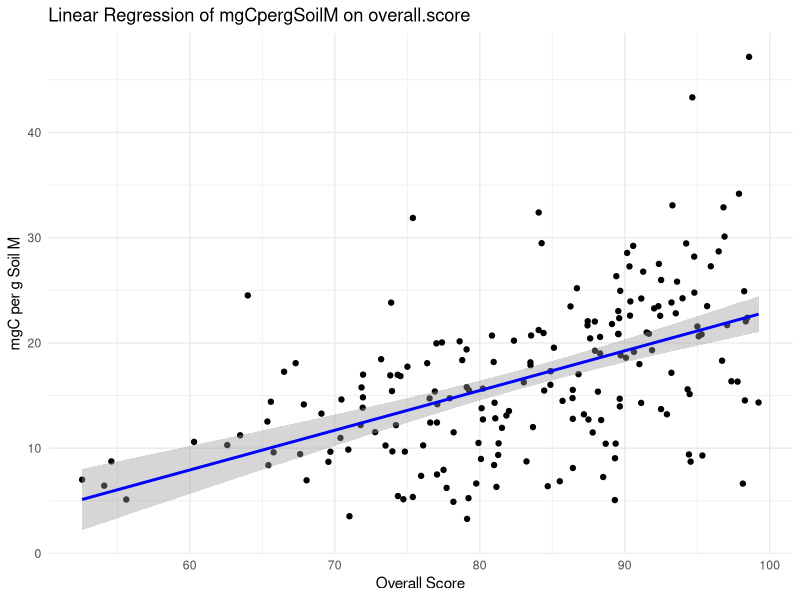
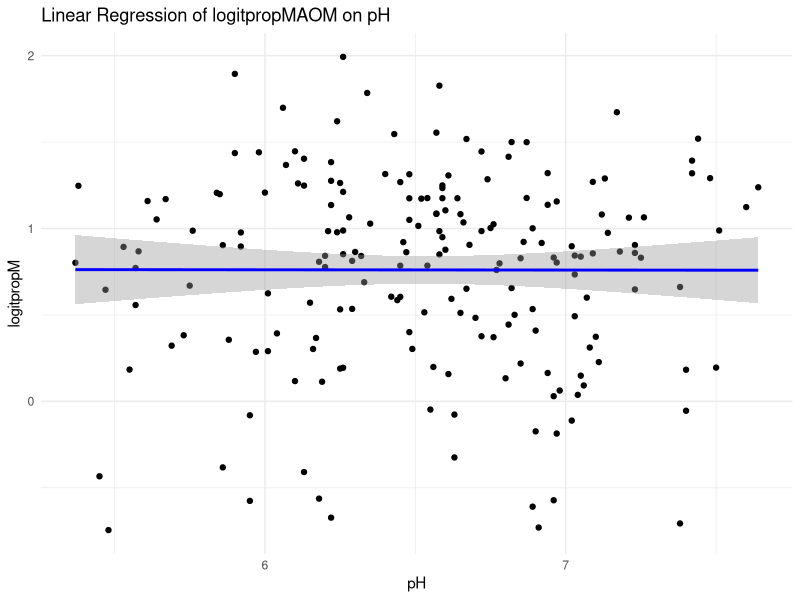
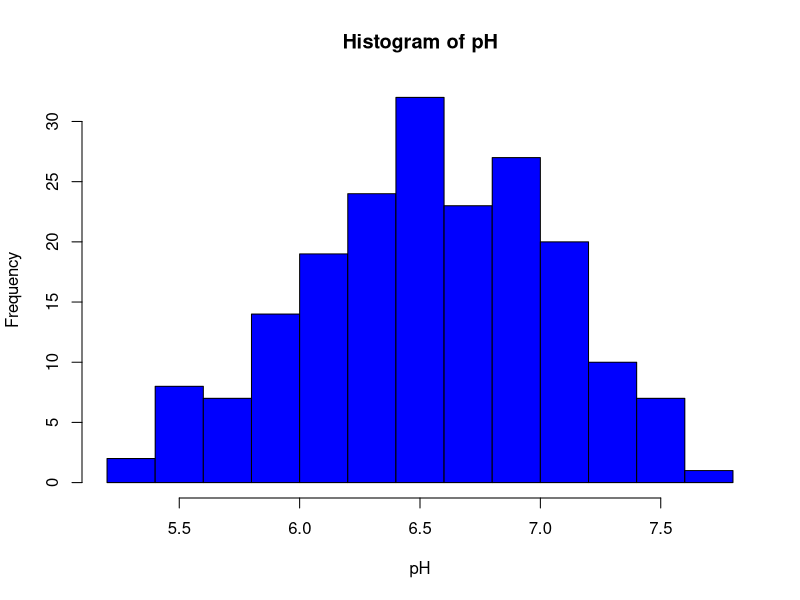
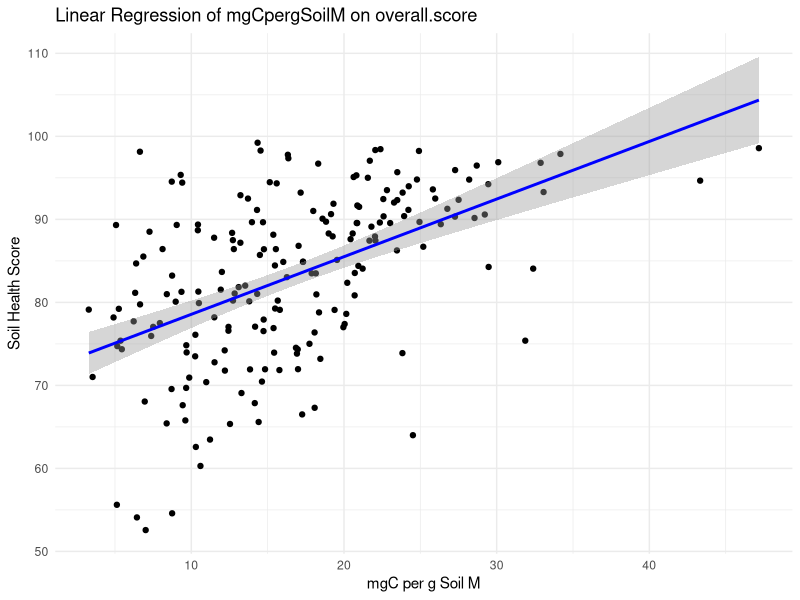
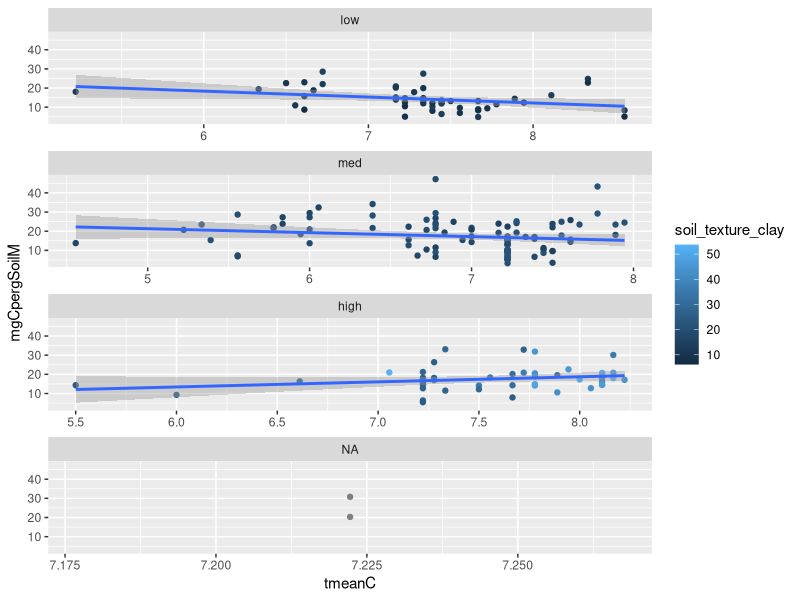
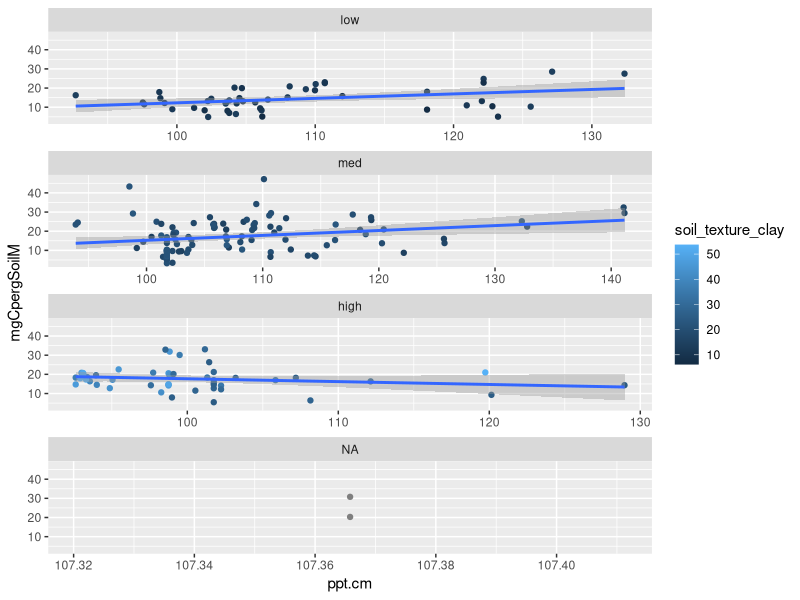
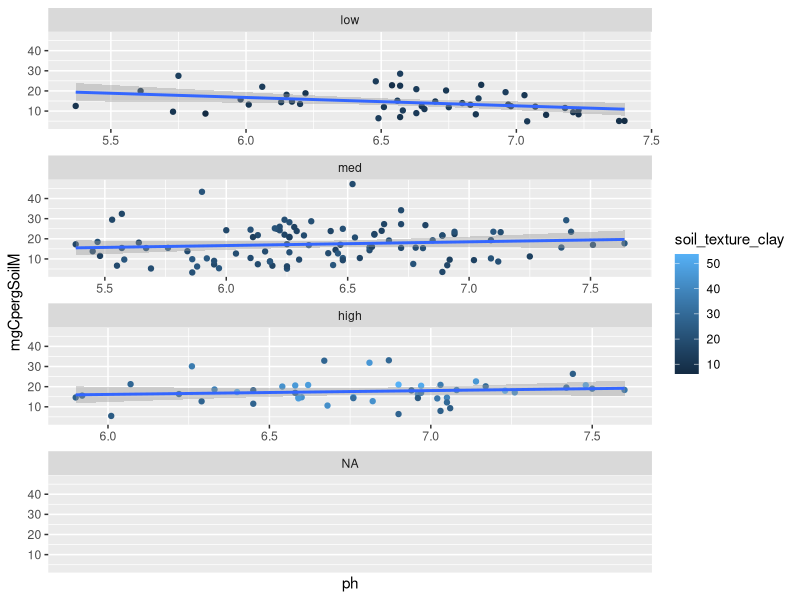
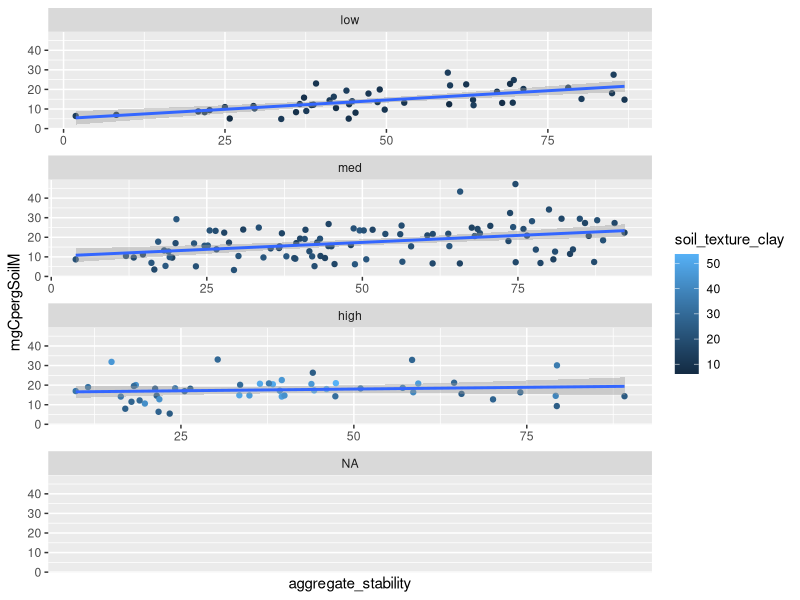

These figures' R source, in order: (Note: this script raises an error after producing the figures.)
#Analyzing data and Buildin models for response variable MgMAOM

#setwd("/Users/f003833/Documents/GitHub/FracFarmVT") #caitlin
setwd("C:/Users/F004SPC/Documents/GitHub/FracFarmVT") #erin

#load your libraries
library(tidyverse)
library(ggplot2)
library(dplyr)
library(corrplot)
library(nlme)
library(ggeffects)
library(emmeans)
library(ggpubr)

##call in the analytical data
data <- read.csv("data.csv")
view(data)
summary(data$ph)

#soil health regression

# Perform linear regression
regression_model <- lm(mgCpergSoilM ~ overall.score, data = data)

# Summarize the regression model
summary(regression_model)

# Create a plot with the regression line
ggplot(data, aes(x = overall.score, y = mgCpergSoilM)) +
  geom_point() +
  geom_smooth(method = "lm", col = "blue") +
  labs(title = "Linear Regression of mgCpergSoilM on overall.score",
       x = "Overall Score",
       y = "mgC per g Soil M") +
  theme_minimal()



#pH regression

# Perform linear regression
regression_model6 <- lm(logitpropM ~ ph, data = data)

# Summarize the regression model
summary(regression_model6)

# Create a plot with the regression line
ggplot(data, aes(x = ph, y = logitpropM)) +
  geom_point() +
  geom_smooth(method = "lm", col = "blue") +
  labs(title = "Linear Regression of logitpropMAOM on pH",
       x = "pH",
       y = "logitpropM") +
  theme_minimal()


# Basic histogram
hist(data$ph, main="Histogram of pH", xlab="pH", ylab="Frequency", col="blue", border="black")



# Load the dplyr package
library(dplyr)

# Filter for pasture and count organic matter additions
result <- data %>%
  filter(Type.x == "Corn") %>%
  count(Organic.matter.additions)

# View the result
print(result)



# Perform linear regression try it the other way, to see!
regression_model <- lm(overall.score ~ mgCpergSoilM, data = data)

# Summarize the regression model
summary(regression_model)

# Create a plot with the regression line
ggplot(data, aes(x = mgCpergSoilM, y = overall.score)) +
  geom_point() +
  geom_smooth(method = "lm", col = "blue") +
  labs(title = "Linear Regression of mgCpergSoilM on overall.score",
       x = "mgC per g Soil M",
       y = "Soil Health Score") +
  theme_minimal()







#First, graphically explore relationships 
#to look for interactions between independent variables that research shows could have interactions

summary(data$soil_texture_clay)
data <- data %>% 
  mutate(claycategory=cut(soil_texture_clay, breaks=c(-Inf, 14, 24, Inf), labels=c("low","med", "high")))
ggplot(data=data, aes(x=tmeanC, y=mgCpergSoilM, col=soil_texture_clay))+ 
  geom_point()+
  geom_smooth(method=lm)+
  facet_wrap(~ claycategory, ncol=1, scales="free_x")

data <- data %>% 
  mutate(claycategory=cut(soil_texture_clay, breaks=c(-Inf, 14, 24, Inf), labels=c("low","med", "high")))
ggplot(data=data, aes(x=ppt.cm, y=mgCpergSoilM, col=soil_texture_clay))+ 
  geom_point()+
  geom_smooth(method=lm)+
  facet_wrap(~ claycategory, ncol=1, scales="free_x")

data <- data %>% 
  mutate(claycategory=cut(soil_texture_clay, breaks=c(-Inf, 14, 24, Inf), labels=c("low","med", "high")))
ggplot(data=data, aes(x=ph, y=mgCpergSoilM, col=soil_texture_clay))+ 
  geom_point()+
  geom_smooth(method=lm)+
  facet_wrap(~ claycategory, ncol=1, scales="free_x")

data <- data %>% 
  mutate(claycategory=cut(soil_texture_clay, breaks=c(-Inf, 14, 24, Inf), labels=c("low","med", "high")))
ggplot(data=data, aes(x=aggregate_stability, y=mgCpergSoilM, col=soil_texture_clay))+ 
  geom_point()+
  geom_smooth(method=lm)+
  facet_wrap(~ claycategory, ncol=1, scales="free_x")

data <- data %>% 
  mutate(claycategory=cut(soil_texture_clay, breaks=c(-Inf, 14, 24, Inf), labels=c("low","med", "high")))
ggplot(data=data, aes(x=active_carbon, y=mgCpergSoilM, col=soil_texture_clay))+ 
  geom_point()+
  geom_smooth(method=lm)+
  facet_wrap(~ claycategory, ncol=1, scales="free_x")

#more interactions with ph
summary(data$ph)

data <- data %>% 
  mutate(phcategory=cut(ph, breaks=c(-Inf,6,7, Inf), labels=c("low","med","high")))
ggplot(data=data, aes(x=tmeanC, y=mgCpergSoilM, col=ph))+ 
  geom_point()+
  geom_smooth(method=lm)+
  facet_wrap(~ phcategory, ncol=1, scales="free_x")

data <- data %>% 
  mutate(phcategory=cut(ph, breaks=c(-Inf,6,7, Inf), labels=c("low","med","high")))
ggplot(data=data, aes(x=ppt.cm, y=mgCpergSoilM, col=ph))+ 
  geom_point()+
  geom_smooth(method=lm)+
  facet_wrap(~ phcategory, ncol=1, scales="free_x")

data <- data %>% 
  mutate(phcategory=cut(ph, breaks=c(-Inf,6,7, Inf), labels=c("low","med","high")))
ggplot(data=data, aes(x=aggregate_stability, y=mgCpergSoilM, col=ph))+ 
  geom_point()+
  geom_smooth(method=lm)+
  facet_wrap(~ phcategory, ncol=1, scales="free_x")

data <- data %>% 
  mutate(phcategory=cut(ph, breaks=c(-Inf,6,7, Inf), labels=c("low","med","high")))
ggplot(data=data, aes(x=soil_texture_clay, y=mgCpergSoilM, col=ph))+ 
  geom_point()+
  geom_smooth(method=lm)+
  facet_wrap(~ phcategory, ncol=1, scales="free_x")

data <- data %>% 
  mutate(phcategory=cut(ph, breaks=c(-Inf,6,7, Inf), labels=c("low","med","high")))
ggplot(data=data, aes(x=active_carbon, y=mgCpergSoilM, col=ph))+ 
  geom_point()+
  geom_smooth(method=lm)+
  facet_wrap(~ phcategory, ncol=1, scales="free_x")

#interactions with ppt
summary(data$ppt.cm)
data <- data %>% 
  mutate(pptcategory=cut(ppt.cm, breaks=c(-Inf,101.4, 110.0, Inf), labels=c("low","med","high")))
ggplot(data=data, aes(x=tmeanC, y=mgCpergSoilM, col=ppt.cm))+ 
  geom_point()+
  geom_smooth(method=lm)+
  facet_wrap(~ pptcategory, ncol=1, scales="free_x")


data <- data %>% 
  mutate(pptcategory=cut(ppt.cm, breaks=c(-Inf,101.4, 110.0, Inf), labels=c("low","med","high")))
ggplot(data=data, aes(x=aggregate_stability, y=mgCpergSoilM, col=ppt.cm))+ 
  geom_point()+
  geom_smooth(method=lm)+
  facet_wrap(~ pptcategory, ncol=1, scales="free_x")

summary(data$ppt.cm)
data <- data %>% 
  mutate(pptcategory=cut(ppt.cm, breaks=c(-Inf,101.4, 110.0, Inf), labels=c("low","med","high")))
ggplot(data=data, aes(x=tmeanC, y=mgCpergSoilM, col=ppt.cm))+ 
  geom_point()+
  geom_smooth(method=lm)+
  facet_wrap(~ pptcategory, ncol=1, scales="free_x")


data <- data %>% 
  mutate(pptcategory=cut(ppt.cm, breaks=c(-Inf,101.4, 110.0, Inf), labels=c("low","med","high")))
ggplot(data=data, aes(x=active_carbon, y=mgCpergSoilM, col=ppt.cm))+ 
  geom_point()+
  geom_smooth(method=lm)+
  facet_wrap(~ pptcategory, ncol=1, scales="free_x")

#interactions with aggregate stability
summary(data$aggregate_stability)
data <- data %>% 
  mutate(agStcategory=cut(aggregate_stability, breaks=c(-Inf,29.3, 65.6, Inf), labels=c("low","med","high")))
ggplot(data=data, aes(x=ph, y=mgCpergSoilM, col=aggregate_stability))+ 
  geom_point()+
  geom_smooth(method=lm)+
  facet_wrap(~ agStcategory, ncol=1, scales="free_x")

data <- data %>% 
  mutate(agStcategory=cut(aggregate_stability, breaks=c(-Inf,29.3, 65.6, Inf), labels=c("low","med","high")))
ggplot(data=data, aes(x=ppt.cm, y=mgCpergSoilM, col=aggregate_stability))+ 
  geom_point()+
  geom_smooth(method=lm)+
  facet_wrap(~ agStcategory, ncol=1, scales="free_x")

data <- data %>% 
  mutate(agStcategory=cut(aggregate_stability, breaks=c(-Inf,29.3, 65.6, Inf), labels=c("low","med","high")))
ggplot(data=data, aes(x=tmeanC, y=mgCpergSoilM, col=aggregate_stability))+ 
  geom_point()+
  geom_smooth(method=lm)+
  facet_wrap(~ agStcategory, ncol=1, scales="free_x")

data <- data %>% 
  mutate(agStcategory=cut(aggregate_stability, breaks=c(-Inf,29.3, 65.6, Inf), labels=c("low","med","high")))
ggplot(data=data, aes(x=soil_texture_clay, y=mgCpergSoilM, col=aggregate_stability))+ 
  geom_point()+
  geom_smooth(method=lm)+
  facet_wrap(~ agStcategory, ncol=1, scales="free_x")

data <- data %>% 
  mutate(agStcategory=cut(aggregate_stability, breaks=c(-Inf,29.3, 65.6, Inf), labels=c("low","med","high")))
ggplot(data=data, aes(x=active_carbon, y=mgCpergSoilM, col=aggregate_stability))+ 
  geom_point()+
  geom_smooth(method=lm)+
  facet_wrap(~ agStcategory, ncol=1, scales="free_x")

#tmeanC and active carbon
summary(data$tmeanC)

data <- data %>% 
  mutate(tmeanCcategory=cut(tmeanC, breaks=c(-Inf,6.8, 7.6, Inf), labels=c("low","med","high")))
ggplot(data=data, aes(x=active_carbon, y=mgCpergSoilM, col=tmeanC))+ 
  geom_point()+
  geom_smooth(method=lm)+
  facet_wrap(~ tmeanCcategory, ncol=1, scales="free_x")

#Models
#Correlation plot
library(corrplot)
cordata <- cor(data[,c("mgCpergSoilM","ph","ppt.cm","tmeanC","aggregate_stability","soil_texture_clay","active_carbon")], use="pairwise.complete.obs", method="pearson")
corrplot(cordata)
view(cordata)

##Linear Mixed Model for dependent variable (mgCpergSoilM)
#test without random effect, because only one value per field

m1 = gls(mgCpergSoilM ~ ppt.cm * soil_texture_clay * tmeanC + ppt.cm * tmeanC + 
           aggregate_stability * soil_texture_clay + 
           active_carbon + ph * soil_texture_clay, 
         data = data, 
         na.action = na.exclude, 
         method = "ML")
summary(m1)
anova(m1)

#check if variance structure improves the model (to test, both methods were set to REML)

m2 = gls(mgCpergSoilM ~ ppt.cm * soil_texture_clay * tmeanC + ppt.cm * tmeanC + 
           active_carbon + ph * soil_texture_clay + aggregate_stability, 
         data = data, 
         na.action = na.exclude, 
         method = "ML")
summary(m2)
anova(m2)


anova (m1,m2)

m3 = gls(mgCpergSoilM ~ ppt.cm * soil_texture_clay * tmeanC + ppt.cm * tmeanC + 
           active_carbon + aggregate_stability,
         data = data, 
         na.action = na.exclude, 
         method = "ML")
summary(m3)
anova (m2,m3)
anova(m3)

n <- nobs(m3)
print(n)

#pseudo R squared calculation (fit between model predicted data and actual data)
data$mgCpergSoilM.pred=as.vector(fitted(m3))
R2=lm(mgCpergSoilM~mgCpergSoilM.pred, data=data, na.action=na.omit)
summary(R2) #r2=0.36

#check assumptions, distribution of residuals

F_Final <- fitted(m3)
R_Final <- residuals(m3, type = "pearson", scaled = TRUE)
N = !is.na(data$mgCpergSoilM)
Rfull <- NA
Rfull[N] <- R_Final
op <- par(mfrow = c(2,2), mar = c(5,4,1,1))  
plot(F_Final, R_Final)
hist(Rfull)
plot(Rfull ~ data$aggregate_stability)
plot(Rfull ~ data$soil_texture_clay)
plot(Rfull ~ data$active_carbon)
plot(Rfull ~ data$tmeanC)
plot(Rfull ~ data$ppt.cm)
plot(Rfull ~ data$ph)
par(op)

#partial residuals to test that the relationship is linear
#do these for each of the significant predictors (do green and red lines match?)

op <- par(mfrow = c(2,2), mar = c(5,4,1,1)) #this makes it so all the graphs are plotted in the same window (a 2 x 2 grid)

ppt.cm.c <- summary(m3)$coefficients[2] #predictor coefficient
ppt.cm.pr <- Rfull + ppt.cm.c*data$ppt.cm  #Residuals + pred coef * predictor value
{scatter.smooth(data$ppt.cm, ppt.cm.pr, 
                lpars = list(col = "green", lwd = 3, lty = 3)) #residual loess
  abline(lm(ppt.cm.c*data$ppt.cm ~ data$ppt.cm), col = "red")} 

soil_texture_clay.c <- summary(m3)$coefficients[3] #predictor coefficient
soil_texture_clay.pr <- Rfull + soil_texture_clay.c*data$soil_texture_clay  #Residuals + pred coef * predictor value
{scatter.smooth(data$soil_texture_clay, soil_texture_clay.pr, 
                lpars = list(col = "green", lwd = 3, lty = 3)) #residual loess
  abline(lm(soil_texture_clay.c*data$soil_texture_clay ~ data$soil_texture_clay), col = "red")} 

aggregate_stability.c <- summary(m3)$coefficients[5] #predictor coefficient
aggregate_stability.pr <- Rfull + aggregate_stability.c*data$aggregate_stability  #Residuals + pred coef * predictor value
{scatter.smooth(data$aggregate_stability, aggregate_stability.pr, 
                lpars = list(col = "green", lwd = 3, lty = 3)) #residual loess
  abline(lm(aggregate_stability.c*data$aggregate_stability ~ data$aggregate_stability), col = "red")} 

active_carbon.c <- summary(m3)$coefficients[6] #predictor coefficient
active_carbon.pr <- Rfull + active_carbon.c*data$active_carbon  #Residuals + pred coef * predictor value
{scatter.smooth(data$active_carbon, active_carbon.pr, 
                lpars = list(col = "green", lwd = 3, lty = 3)) #residual loess
  abline(lm(active_carbon.c*data$active_carbon ~ data$active_carbon), col = "red")} 

tmeanC.c <- summary(m3)$coefficients[6] #predictor coefficient
tmeanC.pr <- Rfull + tmeanC.c*data$tmeanC  #Residuals + pred coef * predictor value
{scatter.smooth(data$tmeanC, tmeanC.pr, 
                lpars = list(col = "green", lwd = 3, lty = 3)) #residual loess
  abline(lm(tmeanC.c*data$tmeanC ~ data$tmeanC), col = "red")} 

par(op)

#Visualize significant relationships

#own_theme below sets ggplot parameters for how plots should look. 
own_theme <- theme_bw(base_size = 11) +
  theme(rect = element_blank(),
        axis.ticks = element_line(color = "black"),
        axis.text = element_text(color = "black"),
        axis.line = element_line(color = "black"),
        panel.grid.minor = element_blank())

#for aggregate stability
pred_aggregate_stability <- ggpredict(m3, terms = c("aggregate_stability"))

mgMAOM_aggregate_stability <-data %>% 
  ggplot() +
  geom_point(aes(x = aggregate_stability, y = mgCpergSoilM), #plot your data
             size = 1.5, alpha = 0.5) +
  geom_line(pred_aggregate_stability, mapping = aes(x=x, y=predicted), #plot the model's prediction (based on linear )
            lwd = 1) +
  own_theme+
  theme(legend.position = "none") +
  scale_y_continuous(expression("mg MAOC g"^-1*"soil"))+
  scale_x_continuous(expression("Aggregate Stability (%)"),
              label = scales::comma) 
mgMAOM_aggregate_stability
ggsave("mgMAOM_aggregate_stability.jpeg", width = 15, height = 8, units="cm")
  
# Define the coefficient for aggregate stability
coef_aggregate_stability <-  0.10780  # in mg find in model summary
# Define the mean value of MAOC 
# Print the mean MAOC value
mean_maoc <- mean(data$mgCpergSoilM, na.rm = TRUE)
print(paste("The mean MAOC is", round(mean_maoc, 2), "mg"))

mean_MAOC <- 16.77  # Replace with the actual mean value from data
percentage_increase <- 10  #set a percentage increase of agg stability based on data

# Calculate the absolute increase in MAOC for the given percentage increase in aggregate stability
absolute_increase_maoc <- coef_aggregate_stability * percentage_increase
# Calculate the percent increase in POC for a 1% increase in aggregate stability
Onepercent_increase_maoc <- (coef_aggregate_stability / mean_MAOC) * 100
# Calculate the percent increase in POC based on the mean value
percent_increase_maoc <- (absolute_increase_maoc / mean_MAOC) * 100

# Print the result
print(paste("Absolute increase in MAOC for a 10% increase in aggregate stability is", round(absolute_increase_maoc, 2), "mg"))
# Print the result
print(paste("Percent increase in MAOC for a 1% increase in aggregate stability is", round(Onepercent_increase_maoc, 2), "%"))
# Print the result
print(paste("Percent increase in MAOC for a", percentage_increase, "% increase in aggregate stability is", round(percent_increase_maoc, 2), "%"))


#for active_carbon
pred_active_carbon <- ggpredict(m3, terms = c("active_carbon"))

mgMAOM_active_carbon <-data %>% 
          ggplot() +
          geom_point(aes(x = active_carbon, y = mgCpergSoilM), #plot your data
                                size = 1.5, alpha = 0.5) +
          geom_line(pred_active_carbon, mapping = aes(x=x, y=predicted), #plot the model's prediction (based on linear )
                               lwd = 1) +
          own_theme+
        theme(legend.position = "none") +
                     scale_y_continuous(expression("mg MAOC g"^-1*"soil"))+
                     scale_x_continuous(expression("Active Carbon (ppm)"),
                                        label = scales::comma) 
                   mgMAOM_active_carbon
ggsave("mgMAOM_active_carbon.jpeg", width = 15, height = 8, units="cm")
 
#get them side by side for presentation
#Figure5
ggarrange(mgMAOM_aggregate_stability,mgMAOM_active_carbon,nrow=1, common.legend=T, legend="left", labels=c("a","b"))
ggsave("Figure5.jpeg", width = 15, height = 8, units="cm")

# Assuming 'data' is your data frame and 'mgCpergSoilM' is the column name for POC
mean_maoc <- mean(data$mgCpergSoilM, na.rm = TRUE)

print(paste("The mean POC is", round(mean_maoc, 2), "mg"))

# Define the coefficient for active carbon
coef_activecarbon <-   0.01955  # in ppm
# Define the mean value of MAOC 
mean_MAOC <- 16.77  # Replace with the actual mean value from your data
# Define the ppm increase in active carbon
ppm_increase <- 100  # For a 100 ppm increase in active carbon
# Calculate the absolute increase in MAOC for the given ppm increase in active carbon
absolute_increase_maoc <- coef_activecarbon * ppm_increase
# Calculate the percent increase in MAOC based on the mean value
percent_increase_maoc <- (absolute_increase_maoc / mean_MAOC) * 100

# Print the result
print(paste("Percent increase in MAOC for a", ppm_increase, "ppm in active carbon is", round(percent_increase_maoc, 2), "%"))
# Print the result
print(paste("Absolute increase in MAOC for a 100ppm increase in active carbon is", round(absolute_increase_maoc, 2), "mg"))
# Print the result
print(paste("Percent increase in MAOC for a 1% increase in actice carbon is", round(Onepercent_increase_maoc, 2), "%"))



                  
#for 3 way interaction of tmean, ppt, and texture Figure 6 Final

summary(data$soil_texture_clay)
summary(data$ppt.cm)
pred_3way <- ggpredict(m3, terms = c("tmeanC","ppt.cm[101,110]", 
  "soil_texture_clay[10, 32]"))

pred_3way$ppt_group <- pred_3way$group
levels(pred_3way$ppt_group) <- c("low (92-104)",  
                                   "high (104-142)")
pred_3way$clay_facet <- pred_3way$facet
levels(pred_3way$clay_facet) <- c("low clay (6-19%)",  
                                   "high clay (19-54%)")

data <- data %>%
  drop_na(ppt.cm) %>% 
  drop_na(soil_texture_clay) %>% 
  dplyr::mutate(ppt_group = cut(ppt.cm, breaks = c(92,104,142)),
                clay_facet = cut(soil_texture_clay, breaks = c(6,19,54)))

levels(data$ppt_group) <- c("low (92-104)",  
                            "high (104-142)")
 
levels(data$clay_facet) <- c("low clay (6-19%)",  
                                   "high clay (19-54%)")
mgMAOM_3way <-data %>% 
   ggplot() +
   geom_point(aes(x = tmeanC, y = mgCpergSoilM, col = ppt_group), #plot your data
              size = 1.5, alpha = 0.5) +
   geom_line(pred_3way, mapping = aes(x=x, y=predicted, col = ppt_group), #plot the model's prediction (based on linear )
             lwd = 1) +
   facet_wrap(~clay_facet) +
   own_theme+
   #theme(legend.position = "none") +
   scale_y_continuous(expression(paste("mg MAOC g"^-1,"soil"))) +
   scale_x_continuous(expression("Mean Annual Temperature (°C)"),
                      label = scales::comma) +
   guides(col=guide_legend(title="Mean Annual Precipitation (cm)")) +
   scale_color_manual(values = c("red", "blue")) 
 
mgMAOM_3way
ggsave("mgMAOM_3way.jpeg", width = 8, height = 4)
 #share legend and a, b, ggarrange
#get slope for the lines in the 3 way 
mylist<- list(ppt.cm=c(101,110),soil_texture_clay=c(10,32))
  
emtrends(m3,pairwise~ppt.cm*soil_texture_clay,var="tmeanC", at=mylist)                
                   
   #analyze data by field type. group by and color by field type this code is in progress
    #exploration
                   mgMAOM_active_carbonbyField <-data
                     ggplot() +
                     geom_point(aes(x = active_carbon, y = mgCpergSoilM, color=Type.x), 
                                size = 1.5, alpha = 0.5) +
                     #geom_smooth() +
                     own_theme+
                     #theme(legend.position = "none") +
                     scale_y_continuous(expression("mg C in MAOM per g soil"))+
                     scale_x_continuous(expression("active_carbon"),
                                        label = scales::comma) 
                   mgMAOM_active_carbonbyField
                   ggsave("mgMAOM_active_carbonbyField.jpeg", width = 4, height = 3)
                   
                   mgMAOM_agg_stability_byField <-data %>% 
                     ggplot() +
                     geom_point(aes(x = aggregate_stability, y = mgCpergSoilM, color=Type.x), 
                                size = 1.5, alpha = 0.5) +
                     #geom_smooth() +
                     own_theme+
                     #theme(legend.position = "none") +
                     scale_y_continuous(expression("mg C in MAOM per g soil"))+
                     scale_x_continuous(expression("aggregrate stability"),
                                        label = scales::comma) 
                   mgMAOM_agg_stability_byField
                   ggsave("mgMAOM_aggregrate_stability_byField.jpeg", width = 4, height = 3)
                   
                   
                   
#anova by field type to see differences 
      field_anova<- aov(mgCpergSoilM~Type.x, data=data)
       summary(field_anova)  
       
  TukeyHSD(field_anova)
            
# Create a violin plot with individual data points
       ggplot(data, aes(x = Type.x, y = mgCpergSoilM)) +
       geom_violin(trim = FALSE, fill = "lightblue") +  # Create the violin plot
       geom_jitter(width = 0.2, size = 1, color = "darkblue") +  # Add jittered points
       labs(title = "Distribution of mgCpergSoilM by Field Type",
                          x = "Field Type",
                          y = "mgC per g Soil M") +
       theme_minimal()  # Apply a minimal theme for a clean look              
      
       
       # Create a violin plot with individual data points and mean line
       ggplot(data, aes(x = Type.x, y = mgCpergSoilM, color = Type.x, fill = Type.x)) +
         geom_violin(trim = FALSE, alpha = 0.5) +  # Create the violin plot with semi-transparent fill
         geom_jitter(width = 0.2, size = 1) +  # Add jittered points
         stat_summary(fun = mean, geom = "point", shape = 23, size = 2, color = "black", fill = "yellow") +  # Add mean points
         labs(title = "Distribution of mgCpergSoilM by Field Type",
              x = "Field Type",
              y = "mgC per g Soil M") +
         theme_minimal()  # Apply a minimal theme for a clean look
       
       
       # Create a violin plot with individual data points and mean line for soil texture class
       ggplot(data, aes(x = soil_texture_class, y = mgCpergSoilM, color = soil_texture_class, fill = soil_texture_class)) +
         geom_violin(trim = FALSE, alpha = 0.5) +  # Create the violin plot with semi-transparent fill
         geom_jitter(width = 0.2, size = 1) +  # Add jittered points
         stat_summary(fun = mean, geom = "point", shape = 23, size = 2, color = "black", fill = "yellow") +  # Add mean points
         labs(title = "Distribution of mgCpergSoilM by Soil Texture Class",
              x = "Soil Texture Class",
              y = "mgC per g Soil MAOM") +
         theme_minimal() +  # Apply a minimal theme for a clean look
         theme(axis.text.x = element_text(angle = 45, hjust = 1, size = 10),  # Adjust text angle, justification, and size
               plot.margin = margin(5, 5, 10, 5))  # Increase the bottom margin to give more space to labels
       
       
       # Load the necessary library
       library(dplyr)
       
       # Assuming 'data' is a data frame already loaded into your environment
       # Replace this with your actual data loading method, e.g., read.csv or read_excel
       # data <- read.csv("your_data_file.csv")
       
       # Grouping the data by 'Type.x' and calculating the required statistics
       summary <- data %>%
         group_by(Type.x) %>%
         summarise(
           n = n(),
           MgMAOM_max = max(mgCpergSoilM, na.rm = TRUE),
           MgMAOM_min = min(mgCpergSoilM, na.rm = TRUE),
           MgMAOM_mean = mean(mgCpergSoilM, na.rm = TRUE),
           MgMAOM_sd = sd(mgCpergSoilM, na.rm = TRUE),
           MgPOM_max = max(mgCpergSoilP, na.rm = TRUE),
           MgPOM_min = min(mgCpergSoilP, na.rm = TRUE),
           MgPOM_mean = mean(mgCpergSoilP, na.rm = TRUE),
           MgPOM_sd = sd(mgCpergSoilP, na.rm = TRUE),
           pMAOM_max = max(propM, na.rm = TRUE),
           pMAOM_min = min(propM, na.rm = TRUE),
           pMAOM_mean = mean(propM, na.rm = TRUE),
           pMAOM_sd = sd(propM, na.rm = TRUE)
         )
       
       # Print the summary table
       print(summary)
       
       library(dplyr)
       
       # Grouping the data by 'Type.x' and calculating the required statistics
       summary <- data %>%
         group_by(Type.x) %>%
         summarise(
           n = n(),
           MgMAOM_summary = paste0(
             round(mean(mgCpergSoilM, na.rm = TRUE), 2), " ± ", 
             round(sd(mgCpergSoilM, na.rm = TRUE), 2), " (", 
             round(min(mgCpergSoilM, na.rm = TRUE), 2), " - ", 
             round(max(mgCpergSoilM, na.rm = TRUE), 2), ")"
           ),
           MgPOM_summary = paste0(
             round(mean(mgCpergSoilP, na.rm = TRUE), 2), " ± ", 
             round(sd(mgCpergSoilP, na.rm = TRUE), 2), " (", 
             round(min(mgCpergSoilP, na.rm = TRUE), 2), " - ", 
             round(max(mgCpergSoilP, na.rm = TRUE), 2), ")"
           ),
           pMAOM_summary = paste0(
             round(mean(propM, na.rm = TRUE), 2), " ± ", 
             round(sd(propM, na.rm = TRUE), 2), " (", 
             round(min(propM, na.rm = TRUE), 2), " - ", 
             round(max(propM, na.rm = TRUE), 2), ")"
           )
         )
       
       # Print the summary table
       print(summary)
       
